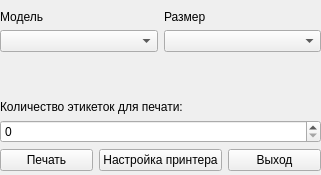
<?xml version="1.0" encoding="UTF-8"?>
<ui version="4.0">
 <class>Print_Codes</class>
 <widget class="QWidget" name="Print_Codes">
  <property name="geometry">
   <rect>
    <x>0</x>
    <y>0</y>
    <width>321</width>
    <height>175</height>
   </rect>
  </property>
  <property name="windowTitle">
   <string>Печать этикеток с кодами маркировки</string>
  </property>
  <widget class="QWidget" name="verticalLayoutWidget">
   <property name="geometry">
    <rect>
     <x>0</x>
     <y>10</y>
     <width>321</width>
     <height>161</height>
    </rect>
   </property>
   <layout class="QVBoxLayout" name="verticalLayout">
    <item>
     <layout class="QHBoxLayout" name="horizontalLayout">
      <item>
       <layout class="QVBoxLayout" name="verticalLayout_2">
        <item>
         <widget class="QLabel" name="label">
          <property name="text">
           <string>Модель</string>
          </property>
         </widget>
        </item>
        <item>
         <widget class="QComboBox" name="cmbModel"/>
        </item>
       </layout>
      </item>
      <item>
       <layout class="QVBoxLayout" name="verticalLayout_3">
        <item>
         <widget class="QLabel" name="label_2">
          <property name="text">
           <string>Размер</string>
          </property>
         </widget>
        </item>
        <item>
         <widget class="QComboBox" name="cmbSize"/>
        </item>
       </layout>
      </item>
     </layout>
    </item>
    <item>
     <widget class="QLabel" name="lblGtin">
      <property name="text">
       <string/>
      </property>
     </widget>
    </item>
    <item>
     <widget class="QLabel" name="lblNumber">
      <property name="text">
       <string/>
      </property>
     </widget>
    </item>
    <item>
     <widget class="QLabel" name="label_4">
      <property name="text">
       <string>Количество этикеток для печати:</string>
      </property>
     </widget>
    </item>
    <item>
     <widget class="QSpinBox" name="spnNumber"/>
    </item>
    <item>
     <layout class="QHBoxLayout" name="horizontalLayout_2">
      <item>
       <widget class="QPushButton" name="btnPrint">
        <property name="text">
         <string>Печать</string>
        </property>
       </widget>
      </item>
      <item>
       <widget class="QPushButton" name="btnSetup">
        <property name="text">
         <string>Настройка принтера</string>
        </property>
       </widget>
      </item>
      <item>
       <widget class="QPushButton" name="btnClose">
        <property name="text">
         <string>Выход</string>
        </property>
       </widget>
      </item>
     </layout>
    </item>
   </layout>
  </widget>
 </widget>
 <resources/>
 <connections/>
</ui>
